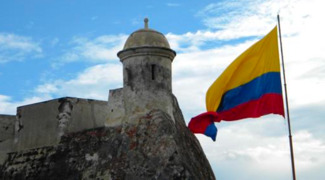
#> input picture workshop-9/assets/cartagena.jpg, 325 x 180 px
$ python exercise_5.py
#> lines starting #> are read from the running program, lines starting #| are printed output that depends on the picture
#> the answer given: 1
import numpy as np
import matplotlib.pyplot as plt


def to_grayscale(image: np.ndarray) -> np.ndarray:
    if image.ndim == 3 and image.shape[2] >= 3:
        # Coeficientes de luminancia
        r, g, b = image[:, :, 0], image[:, :, 1], image[:, :, 2]
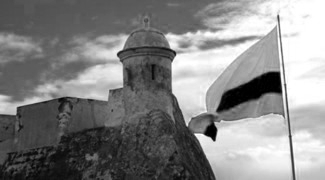
#> r: shape (180, 325) float64; min 0, max 1, mean 0.522
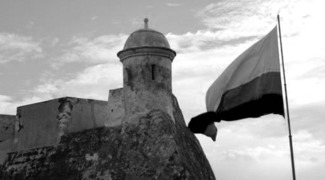
#> g: shape (180, 325) float64; min 0, max 1, mean 0.585
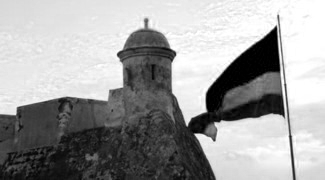
#> b: shape (180, 325) float64; min 0, max 1, mean 0.624
        gray = 0.299 * r + 0.587 * g + 0.114 * b
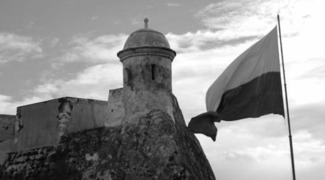
#> gray: shape (180, 325) float64; min 0.0226, max 1, mean 0.571
        return gray
    return image


def binarize(image: np.ndarray, threshold: float) -> np.ndarray:
    gray = to_grayscale(image)
    return (gray >= threshold).astype(np.float64)
#> returned value: shape (180, 325) float64; every value is 0


# Umbral por consola
threshold = float(input("Ingrese un umbral de binarización (0 a 1): "))

# Cargar imagen
image = np.asarray(plt.imread("assets/cartagena.jpg"), dtype=np.float64) / 255.0

# Binarizar
binary = binarize(image, threshold)

# Mostrar resultados
fig, axs = plt.subplots(1, 2, figsize=(10, 5))
axs[0].imshow(image, cmap="gray")
axs[0].set_title('Imagen original')
axs[0].axis('off')

axs[1].imshow(binary, cmap="gray")
axs[1].set_title(f'Binarizada (umbral={threshold})')
axs[1].axis('off')

plt.tight_layout()
plt.show()
